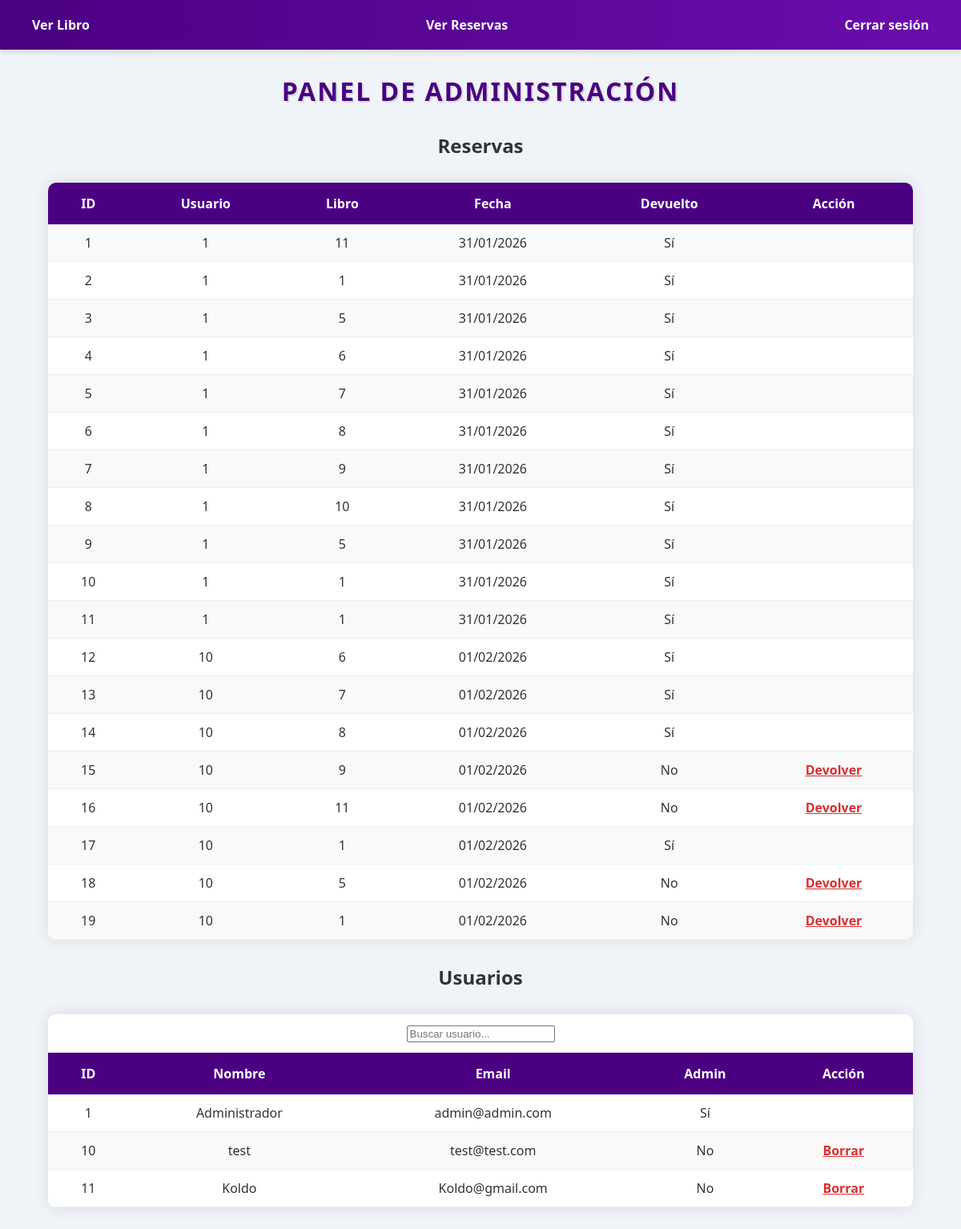
The app's page /admin (signed in) with its own data.
### app/models/tablas.py (models this page shows)
class Prestamos(Base):
    __tablename__ = 'prestamos'
    id = Column(Integer, primary_key=True)
    usuario_id = Column(Integer, ForeignKey('usuarios.id'))
    libros_id = Column(Integer, ForeignKey('libros.id'))
    fechaprestamos = Column(String)
    devuelto = Column(Boolean)

class Usuarios(Base):
    __tablename__ = "usuarios"
    id = Column(Integer, primary_key=True)
    nombre = Column(String)
    apellidos = Column(String)
    email = Column(String)
    password = Column(String)
    direccion = Column(String)
    admin = Column(Boolean)

### app/routes/admin/adminpanel.py (the view)
@admin_bp.route("/admin")
def adminpanel():
    if not flask_session.get("usuario_id"):
        return redirect(url_for("login.login"))
    op = Operaciones()
    usuarios = op.mostrarUsu()
    reservas = op.mostrarReservas()
    return render_template("admin/adminpanel.html", usuarios=usuarios, reservas=reservas)

### app/app.py (called while the page is built)
def create_app():
    app = Flask(__name__)
    app.config['SECRET_KEY'] = 'secret'
    Base.metadata.create_all(engine)
    @app.teardown_appcontext
    def shutdown_session(exception=None):
        session.remove()
    for bp in ALL_BLUEPRINTS:
        app.register_blueprint(bp)
    return app

### app/models/operaciones.py (called while the page is built)
    @staticmethod
    def mostrarUsu():
        usuarios=session.query(Usuarios).all()
        print(usuarios)
        return usuarios

    @staticmethod
    def mostrarReservas():
        return session.query(Prestamos).all()

### templates/admin/adminpanel.html (shortened to what this page needs)
{% extends "base.html" %}
{% block content %}
<h1>Panel de Administración</h1>
<h2>Reservas</h2>
<table>
    <tr>
        <th>ID</th>
        <th>Usuario</th>
        <th>Libro</th>
        <th>Fecha</th>
        <th>Devuelto</th>
        <th>Acción</th>
    </tr>
    {% for r in reservas %}
    <tr>
        <td>{{ r.id }}</td>
        <td>{{ r.usuario_id }}</td>
        <td>{{ r.libros_id }}</td>
        <td>{{ r.fechaprestamos }}</td>
        <td>{{ "Sí" if r.devuelto else "No" }}</td>
        <td>
            {% if not r.devuelto %}
                <a href="{{ url_for('admin.devolver_reserva', id_reserva=r.id) }}">
                    Devolver
                </a>
            {% endif %}
        </td>
    </tr>
    {% endfor %}
</table>
<h2>Usuarios</h2>
<table id="tablaUsuarios" class="tablaUsuarios">
    <tr>
        <td colspan="5"><input type="text" id="buscadorUsuarios" placeholder="Buscar usuario..."></td>
    </tr>
    <tr>
        <th>ID</th>
        <th>Nombre</th>
        <th>Email</th>
        <th>Admin</th>
        <th>Acción</th>
    </tr>
    {% for u in usuarios %}
    <tr>
        <td>{{ u.id }}</td>
        <td>{{ u.nombre }}</td>
        <td>{{ u.email }}</td>
        <td>{{ "Sí" if u.admin else "No" }}</td>
        <td>
            {% if not u.admin %}
                <a href="{{ url_for('admin.borrar_usuario', id_usuario=u.id) }}">
                    Borrar
                </a>
            {% endif %}
        </td>
    </tr>
    {% endfor %}
</table>
{% endblock %}

### templates/base.html (shortened to what this page needs)
<!DOCTYPE html>
<html lang="es">
<head>
    <link rel="stylesheet" href="{{ url_for('static', filename='css/styles.css') }}">
</head>
<body>
<header>
    <nav>
        <ul>
            {% if not session.get('nombre') %}
                <li><a href="{{ url_for('login.login') }}">Iniciar sesión</a></li>
                <li><a href="{{ url_for('signin.signin') }}">Crear cuenta</a></li>
            {% else %}
                <li><a href="{{ url_for('libros.ver_libros') }}">Ver Libro</a></li>
                {% if session.get('admin') %}
                    <li><a href="{{ url_for('admin.adminpanel') }}">Panel Admin</a></li>
                    <li><a href="{{ url_for('admin.mostrarCsv') }}">Importar csv</a></li>
                {% else %}
                        <li><a href="{{ url_for('reservas.ver_reservas') }}">Ver Reservas</a></li>
                {% endif %}
                <li><a href="{{ url_for('logout.logout') }}">Cerrar sesión</a></li>
            {% endif %}
        </ul>
    </nav>
</header>
<main>
    {% block content %}{% endblock %}
</main>
</body>
</html>

### app/static/css/styles.css (style rules this page uses)
:root { margin: 0; }
body { margin: 0; background-color: #f0f4f8; font-family: 'Segoe UI', Tahoma, Geneva, Verdana, sans-serif; text-align: center; color: #333; }
nav { background: linear-gradient(90deg, #4b0082, #6a0dad); display: flex; flex-direction: row-reverse; box-shadow: 0 4px 6px rgba(0,0,0,0.1); padding: 15px; }
nav ul { display: flex; width: 100%; justify-content: space-between; margin: 5px; padding: 0; align-items: center; }
nav ul li { list-style: none; }
nav ul li a { padding: 10px 20px; color: white; text-decoration: none; font-weight: bold; border-radius: 20px; transition: all 0.3s ease; }
h1 { color: #4b0082; margin: 30px 0; text-transform: uppercase; letter-spacing: 2px; text-shadow: 2px 2px 0px rgba(0,0,0,0.1); }
table { width: 90%; border: none; border-radius: 10px; border-collapse: collapse; margin: 30px auto; overflow: hidden; box-shadow: 0 0 20px rgba(0,0,0,0.1); }
table th { background-color: #4b0082; color: white; padding: 15px; }
table td { border: none; border-bottom: 1px solid #eee; padding: 12px; background-color: white; color: #333; }
table tr:nth-child(even) td { background-color: #f9f9f9; }
table td a { font-weight: bold; color: #d63031; }

### records on screen
Prestamos: id "1", usuario_id "1", libros_id "11", fechaprestamos "31/01/2026", devuelto "Sí"
Prestamos: id "2", usuario_id "1", libros_id "1", fechaprestamos "31/01/2026", devuelto "Sí"
Prestamos: id "3", usuario_id "1", libros_id "5", fechaprestamos "31/01/2026", devuelto "Sí"
Prestamos: id "4", usuario_id "1", libros_id "6", fechaprestamos "31/01/2026", devuelto "Sí"
Prestamos: id "5", usuario_id "1", libros_id "7", fechaprestamos "31/01/2026", devuelto "Sí"
Prestamos: id "6", usuario_id "1", libros_id "8", fechaprestamos "31/01/2026", devuelto "Sí"
Prestamos: id "7", usuario_id "1", libros_id "9", fechaprestamos "31/01/2026", devuelto "Sí"
Prestamos: id "8", usuario_id "1", libros_id "10", fechaprestamos "31/01/2026", devuelto "Sí"
Prestamos: id "9", usuario_id "1", libros_id "5", fechaprestamos "31/01/2026", devuelto "Sí"
Prestamos: id "10", usuario_id "1", libros_id "1", fechaprestamos "31/01/2026", devuelto "Sí"
Prestamos: id "11", usuario_id "1", libros_id "1", fechaprestamos "31/01/2026", devuelto "Sí"
Prestamos: id "12", usuario_id "10", libros_id "6", fechaprestamos "01/02/2026", devuelto "Sí"
Prestamos: id "13", usuario_id "10", libros_id "7", fechaprestamos "01/02/2026", devuelto "Sí"
Prestamos: id "14", usuario_id "10", libros_id "8", fechaprestamos "01/02/2026", devuelto "Sí"
Prestamos: id "15", usuario_id "10", libros_id "9", fechaprestamos "01/02/2026", devuelto "No"
Prestamos: id "16", usuario_id "10", libros_id "11", fechaprestamos "01/02/2026", devuelto "No"
Prestamos: id "17", usuario_id "10", libros_id "1", fechaprestamos "01/02/2026", devuelto "Sí"
Prestamos: id "18", usuario_id "10", libros_id "5", fechaprestamos "01/02/2026", devuelto "No"
Prestamos: id "19", usuario_id "10", libros_id "1", fechaprestamos "01/02/2026", devuelto "No"
Usuarios: id "1", nombre "Administrador", email "admin@admin.com", admin "Sí"
Usuarios: id "10", nombre "test", email "test@test.com", admin "No"
Usuarios: id "11", nombre "Koldo", email "Koldo@gmail.com", admin "No"
